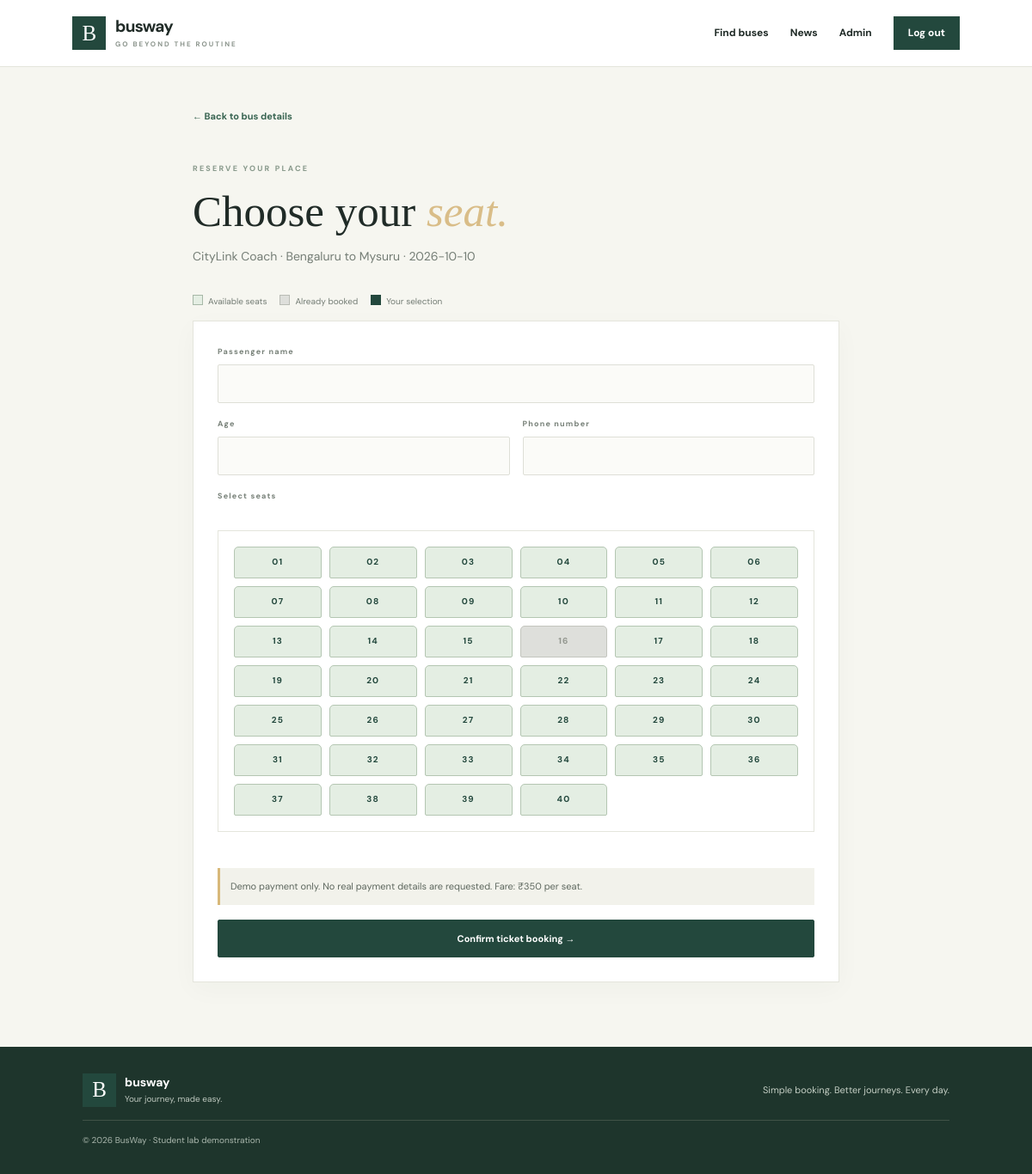
The page /book/3 (signed in) on the database its author committed.
### tables this page shows
CREATE TABLE buses(
            id INTEGER PRIMARY KEY AUTOINCREMENT,
            name TEXT NOT NULL,
            category_id INTEGER NOT NULL REFERENCES categories(id),
            source TEXT NOT NULL,
            destination TEXT NOT NULL,
            departure TEXT NOT NULL,
            arrival TEXT NOT NULL,
            travel_date TEXT NOT NULL,
            price REAL NOT NULL CHECK(price >= 0),
            total_seats INTEGER NOT NULL CHECK(total_seats > 0),
            photo_url TEXT NOT NULL DEFAULT '',
            description TEXT NOT NULL DEFAULT '',
            active INTEGER NOT NULL DEFAULT 1
        );

### app.py (the view, shortened to what this page needs)
@app.route("/book/<int:bus_id>", methods=["GET", "POST"])
@login_required
def book(bus_id):
    bus = bus_with_category(bus_id)
    if not bus or not bus["active"]:
        abort(404)
    occupied = occupied_seats(bus_id)
    seats = [{"label": f"{n:02d}", "taken": f"{n:02d}" in occupied} for n in range(1, bus["total_seats"] + 1)]
    return render_template("book.html", bus=bus, seats=seats)

### app.py (called while the page is built)
def db():
    con = sqlite3.connect(DB_PATH)
    con.row_factory = sqlite3.Row
    con.execute("PRAGMA foreign_keys=ON")
    return con

def user_now():
    if not session.get("user_id"):
        return None
    with db() as con:
        return con.execute("SELECT id,name,email,role FROM users WHERE id=?", (session["user_id"],)).fetchone()

def login_required(fn):
    @wraps(fn)
    def wrapper(*args, **kwargs):
        if not user_now():
            flash("Please log in to continue.", "warning")
            return redirect(url_for("login", next=request.path))
        return fn(*args, **kwargs)
    return wrapper

def occupied_seats(bus_id, exclude_booking=None):
    sql = "SELECT seats FROM bookings WHERE bus_id=? AND status='Confirmed'"
    params = [bus_id]
    if exclude_booking:
        sql += " AND id != ?"
        params.append(exclude_booking)
    with db() as con:
        rows = con.execute(sql, params).fetchall()
    occupied = set()
    for row in rows:
        occupied.update(s.strip() for s in row["seats"].split(",") if s.strip())
    return occupied

def bus_with_category(bus_id):
    with db() as con:
        return con.execute("""SELECT b.*,c.name AS category_name,c.description AS category_description
                              FROM buses b JOIN categories c ON c.id=b.category_id WHERE b.id=?""",
                           (bus_id,)).fetchone()

@app.context_processor
def inject_globals():
    return {"current_user": user_now(), "today": date.today().isoformat()}

### templates/book.html
{% extends "base.html" %}{% block title %}Book seats{% endblock %}{% block content %}<section class="narrow"><a class="text-link" href="{{ url_for('bus_detail',bus_id=bus.id) }}">← Back to bus details</a><div class="page-intro compact"><span class="eyebrow">RESERVE YOUR PLACE</span><h1>Choose your <em>seat.</em></h1><p>{{ bus.name }} · {{ bus.source }} to {{ bus.destination }} · {{ bus.travel_date }}</p></div><div class="seat-legend"><span>Available seats</span><span>Already booked</span><span>Your selection</span></div><form class="form-card" method="post"><label>Passenger name<input name="passenger_name" required></label><div class="form-two"><label>Age<input type="number" name="age" min="1" max="120" required></label><label>Phone number<input type="tel" name="phone" required></label></div><label>Select seats</label><div class="seat-grid booking-seats">{% for seat in seats %}<label class="seat-choice"><input type="checkbox" name="seats" value="{{ seat.label }}" {% if seat.taken %}disabled{% endif %}><span class="seat {{ 'taken' if seat.taken else '' }}">{{ seat.label }}</span></label>{% endfor %}</div><div class="demo-note">Demo payment only. No real payment details are requested. Fare: ₹{{ "{:,.0f}".format(bus.price) }} per seat.</div><button class="button full" type="submit">Confirm ticket booking →</button></form></section>{% endblock %}

### static/style.css (style rules this page uses)
:root { --ink:#202b27;--muted:#747d75;--paper:#f6f6f0;--white:#fff;--green:#23483d;--green2:#386451;--gold:#d8b879;--line:#e4e5dc;--red:#a2473e }
* { box-sizing:border-box }
body { margin:0;background:var(--paper);color:var(--ink);font:14px/1.65 'DM Sans',sans-serif }
a { color:inherit;text-decoration:none }
button,input,select,textarea { font:inherit }
.eyebrow { display:block;font-size:9px;font-weight:700;letter-spacing:2.2px;color:#87988a;margin-bottom:12px }
.hero h1 em,.auth-copy h1 em,.how h2 em,.page-intro h1 em,.narrow h1 em { color:#d9bd88;font-weight:500 }
label { display:flex;flex-direction:column;gap:7px;font-size:9px;letter-spacing:1.2px;font-weight:700;color:#778078 }
.search-card input,.form-card input,.form-card select,.form-card textarea,.comment-form textarea { width:100%;border:1px solid #dedfd7;background:#fbfbf8;padding:11px 12px;outline:none;border-radius:2px;font-size:13px;letter-spacing:0;font-weight:400;color:var(--ink) }
.button { display:inline-flex;align-items:center;justify-content:center;gap:12px;background:var(--green);color:white;border:1px solid var(--green);padding:12px 18px;font-size:11px;font-weight:700;border-radius:2px;cursor:pointer;transition:.2s }
.text-link { font-size:11px;color:var(--green2);font-weight:700 }
.page-intro { padding:55px 8% 28px }
.page-intro h1,.narrow h1 { font:500 clamp(36px,4.5vw,51px)/1.2 'Playfair Display',serif;margin:0 0 10px }
.page-intro p,.narrow>p { color:var(--muted);margin:0 }
.form-card { background:white;border:1px solid var(--line);padding:28px;display:flex;flex-direction:column;gap:17px;box-shadow:0 8px 28px #203a2b08 }
.full { width:100% }
.demo-note { background:#f2f2eb;border-left:3px solid var(--gold);padding:12px;font-size:11px;line-height:1.7;color:#5d675e }
.narrow { max-width:800px;padding:45px 24px 75px;margin:auto }
.narrow>.text-link { display:inline-block;margin-bottom:25px }
.compact { padding:20px 0 }
.form-two { display:grid;grid-template-columns:1fr 1fr;gap:15px }
.seat-legend { display:flex;gap:15px;flex-wrap:wrap;font-size:10px;color:var(--muted);margin:13px 0 }
.seat-legend span:before { content:"";display:inline-block;width:10px;height:10px;background:#e4eee3;border:1px solid #a7b8a7;margin-right:6px;vertical-align:-1px }
.seat-legend span:nth-child(2):before { background:#dedfdb;border-color:#b9bcb5 }
.seat-legend span:nth-child(3):before { background:var(--green);border-color:var(--green) }
.seat-grid { display:grid;grid-template-columns:repeat(6,minmax(35px,1fr));gap:9px;padding:18px;background:white;border:1px solid var(--line);margin:15px 0 25px }
.seat { display:grid;place-items:center;background:#e4eee3;border:1px solid #b4c6b2;color:var(--green);border-radius:5px 5px 2px 2px;min-height:37px;font-size:10px;font-weight:700 }
.seat.taken { background:#dedfdb;border-color:#c3c5be;color:#92968e }
.booking-seats { grid-template-columns:repeat(6,minmax(32px,1fr)) }
.seat-choice { display:block;cursor:pointer }
.seat-choice:has(input:disabled) { cursor:not-allowed }

### rows shown on the page
buses: name "CityLink Coach", source "Bengaluru", destination "Mysuru", travel_date "2026-10-10", price "350"

### other values the page prints
{{ seat.label }} "01" "02" "03" "04" "05" "06" "07" "08" "09" "10" "11" "12" "13" "14" "15" "16" "17" "18" "19" "20" "21" "22" "23" "24" "25" "26" "27" "28" "29" "30" "31" "32" "33" "34" "35" "36" "37" "38" "39" "40"
